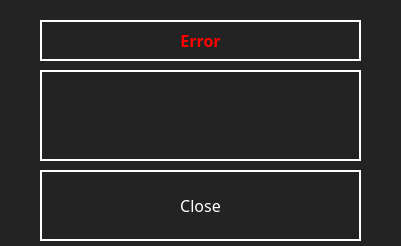
<?xml version="1.0" encoding="UTF-8"?>
<ui version="4.0">
 <class>Error_Message_Screen</class>
 <widget class="QDialog" name="Error_Message_Screen">
  <property name="geometry">
   <rect>
    <x>0</x>
    <y>0</y>
    <width>401</width>
    <height>246</height>
   </rect>
  </property>
  <property name="windowTitle">
   <string>Dialog</string>
  </property>
  <property name="styleSheet">
   <string notr="true">color: rgb(255, 255, 255);
background-color: rgb(35, 35, 35);</string>
  </property>
  <widget class="QLabel" name="Label">
   <property name="geometry">
    <rect>
     <x>40</x>
     <y>20</y>
     <width>321</width>
     <height>41</height>
    </rect>
   </property>
   <property name="font">
    <font>
     <family>MS Reference Sans Serif</family>
     <pointsize>12</pointsize>
     <weight>75</weight>
     <italic>false</italic>
     <bold>true</bold>
    </font>
   </property>
   <property name="styleSheet">
    <string notr="true">QLabel {
	color: rgb(255, 0, 0);
	background-color: rgb(35, 35, 35);
	border: 2px solid;
	border-color: rgb(255, 255, 255);
	font: 12pt;
    font-weight: bold;
}</string>
   </property>
   <property name="text">
    <string>Error</string>
   </property>
   <property name="alignment">
    <set>Qt::AlignCenter</set>
   </property>
  </widget>
  <widget class="QTextBrowser" name="Error_Message">
   <property name="geometry">
    <rect>
     <x>40</x>
     <y>70</y>
     <width>321</width>
     <height>91</height>
    </rect>
   </property>
   <property name="font">
    <font>
     <family>MS Reference Sans Serif</family>
     <pointsize>8</pointsize>
     <weight>50</weight>
     <italic>false</italic>
     <bold>false</bold>
    </font>
   </property>
   <property name="styleSheet">
    <string notr="true">QTextBrowser {
	color: rgb(255, 0, 0);
	background-color: rgb(35, 35, 35);
	border: 2px solid;
	border-color: rgb(255, 255, 255);
	font: 8pt
}</string>
   </property>
  </widget>
  <widget class="QPushButton" name="Close_Error">
   <property name="geometry">
    <rect>
     <x>40</x>
     <y>170</y>
     <width>321</width>
     <height>71</height>
    </rect>
   </property>
   <property name="font">
    <font>
     <family>MS Reference Sans Serif</family>
     <pointsize>12</pointsize>
     <weight>50</weight>
     <italic>false</italic>
     <bold>false</bold>
    </font>
   </property>
   <property name="styleSheet">
    <string notr="true">QPushButton {
	color: rgb(255, 255, 255);
	background-color: rgb(35, 35, 35);
	border: 2px solid;
	border-color: rgb(255, 255, 255);
    font: 12pt
}
QPushButton:hover {
	background-color: rgb(85, 170, 255);
}</string>
   </property>
   <property name="text">
    <string>Close</string>
   </property>
  </widget>
 </widget>
 <resources/>
 <connections/>
</ui>
